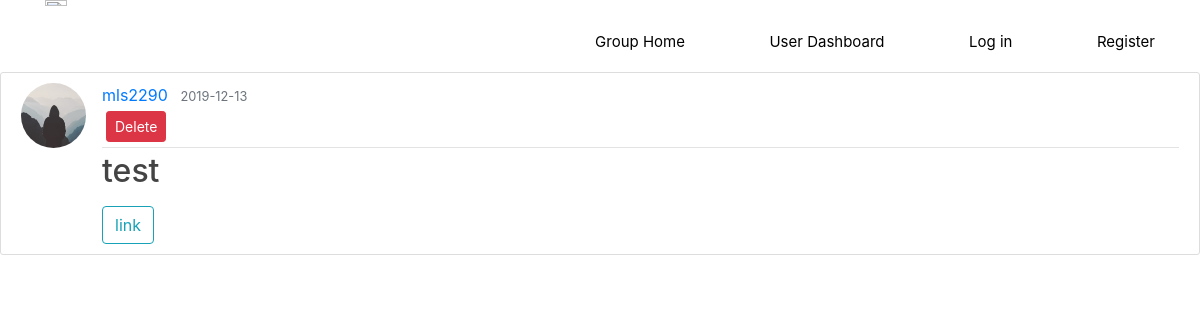
/exercise/8, run on the app's committed database.
### server/models.py (models this page shows, shortened)
class User(db.Model, UserMixin):
	id=db.Column(db.Integer, primary_key=True)
	username=db.Column(db.String(20), unique=True, nullable=False)
	email=db.Column(db.String(120), unique=True, nullable=False)
	image_file=db.Column(db.String(20), nullable=False, default='default.jpg')
	password=db.Column(db.String(60), nullable=False)
	post = db.relationship('Post', backref='author', lazy=True)
	exercise = db.relationship('Exercise', backref='author', lazy=True)
	tempo = db.relationship('Tempo', backref='author', lazy=True)
	pitch = db.relationship('Pitch', backref='author', lazy=True)

class Exercise(db.Model):
	id=db.Column(db.Integer, primary_key=True)
	title=db.Column(db.String(100), nullable=False)
	date_posted=db.Column(db.DateTime, nullable=False, default=datetime.utcnow)
	date_due=db.Column(db.String(100), nullable=False)
	description=db.Column(db.Text, nullable=False)
	link=db.Column(db.Text, nullable=False)
	user_id=db.Column(db.Integer, db.ForeignKey('user.id'), nullable=False)

### server/routes.py (the view)
@app.route('/exercise/<int:exercise_id>')
def exercise(exercise_id):
	exercise=Exercise.query.get_or_404(exercise_id)
	return render_template('exercise.html', tilte=exercise.title, exercise=exercise)

### server/templates/exercise.html (shortened to what this page needs)
{% extends "layout.html" %}
{% block content %}
  <article class="media content-section">
    <img class=" rounded-circle article-img" src="{{ url_for('static',  filename='profile_pic/' + exercise.author.image_file) }}">
    <div class="media-body">
      <div class="article-metadata">
        <a class="mr-2" href="{{ url_for('user_exercises', username=exercise.author.username) }}">{{ exercise.author.username }}</a>
        <small class="text-muted">{{ exercise.date_posted.strftime('%Y-%m-%d') }}</small>
        <div>
          <button type="button" class="btn btn-danger btn-sm m-1" data-toggle="modal" data-target="#deleteModal"> Delete</button>
        </div>
      </div>
      <h2 class="article-title">{{ exercise.title }}</h2>
                  <button type="button" class="btn btn-outline-info" onclick="window.location.href='{{ exercise.link }}';">link</button>
    </div>
  </article>
{% endblock content %}

### server/static/main.css (style rules this page uses)
body { background: #fafafa; color: #333333; margin-top: 5rem; }
h1, h2, h3, h4, h5, h6 { color: #444444; }
.content-section { background: #ffffff; padding: 10px 20px; border: 1px solid #dddddd; border-radius: 3px; margin-bottom: 20px; }
.article-title { color: #444444; }
.article-img { height: 65px; width: 65px; margin-right: 16px; }
.article-metadata { padding-bottom: 1px; margin-bottom: 4px; border-bottom: 1px solid #e3e3e3 }

### data on the page
User: image_file (placeholder picture), author.username "mls2290"
Exercise: date_posted "2019-12-13", title "test"
